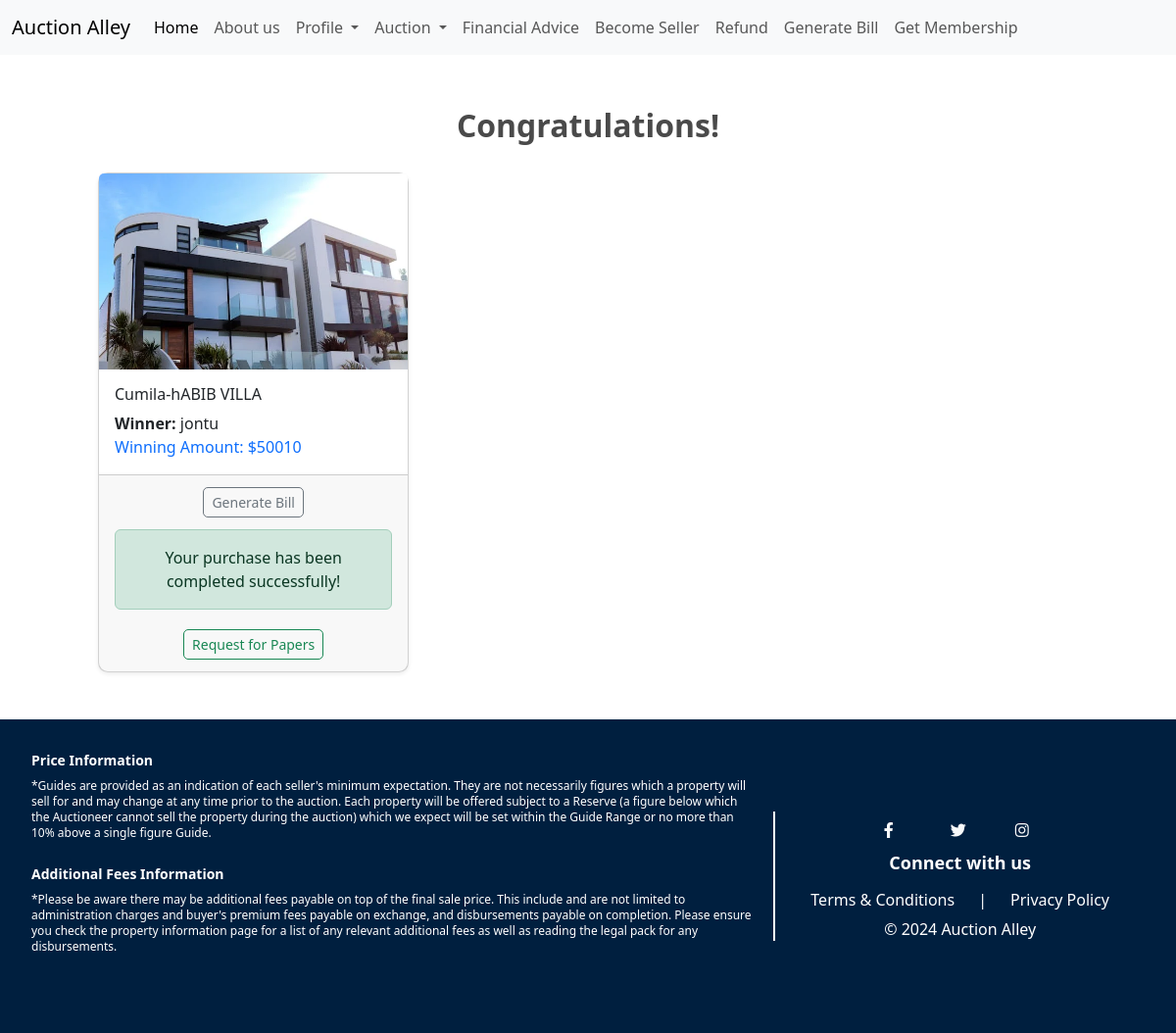
The app's page /winner-bid-profile/ (signed in), older data.
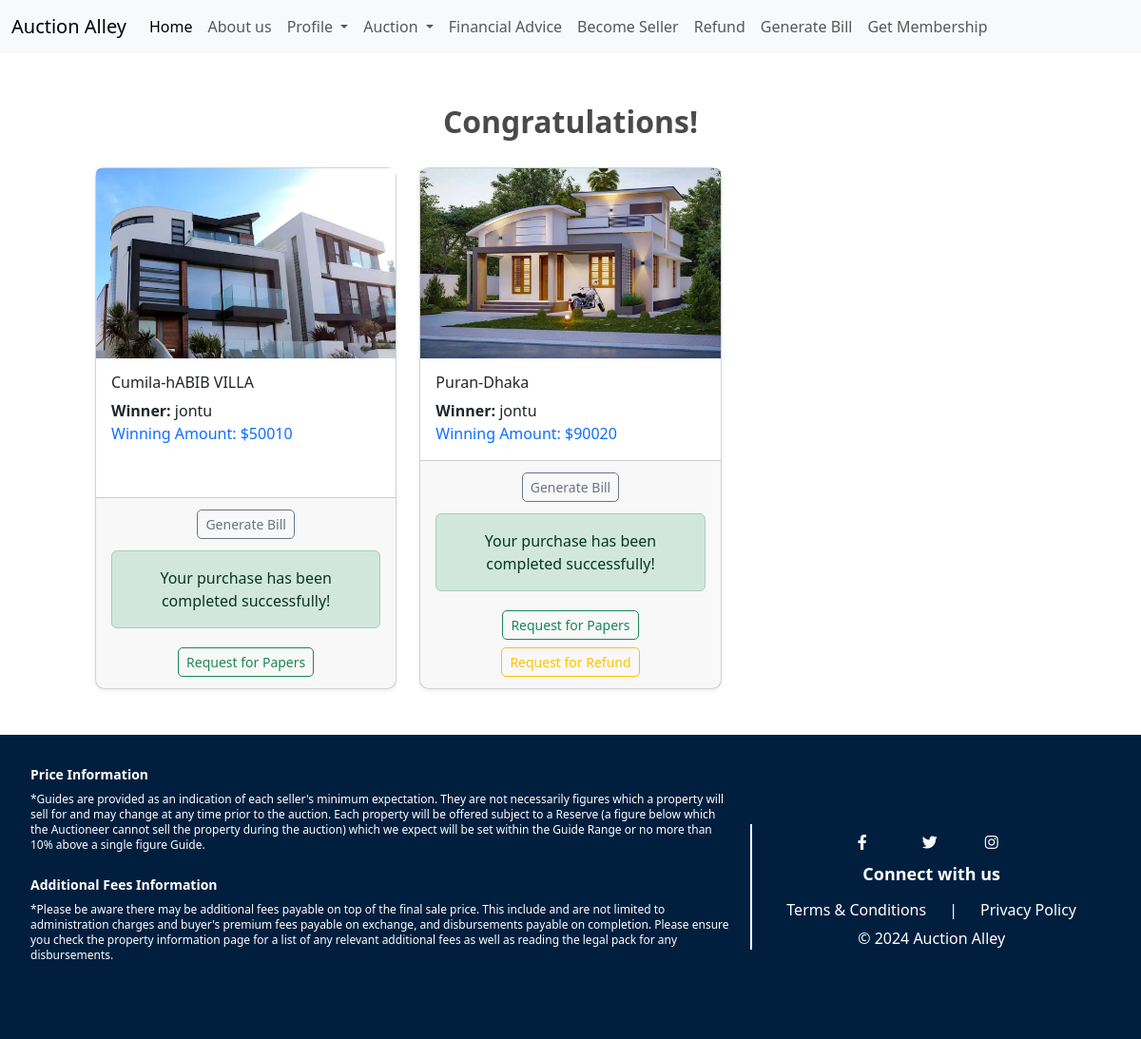
The same page, newer data.
### Dashboard/models.py (models this page shows, shortened)
class Auction(models.Model):
    title = models.CharField(max_length=64)
    description = models.TextField(max_length=512)
    address = models.CharField(max_length=255)
    starting_bid = models.IntegerField()
    current_bid = models.IntegerField(default=0)
    current_bid_by = models.ForeignKey(User, on_delete=models.CASCADE,null=True, blank=True, related_name='bids_made')
    category = models.ForeignKey(Category, on_delete=models.CASCADE, related_name="auction_category", blank=True, null=True)
    seller = models.ForeignKey(Seller, on_delete=models.CASCADE, related_name="auction_seller")
    creation_date = models.DateTimeField(blank=True, null=True)
    end_time = models.DateTimeField(blank=True, null=True)
    house_size = models.IntegerField(null=True, blank=True)
    image = models.ImageField(upload_to='images/auction_item_images/')
    winner = models.ForeignKey(User, related_name='won_auctions', on_delete=models.SET_NULL, null=True, blank=True)
    papers_confirmed = models.BooleanField(default=False)
    purchase_success = models.BooleanField(default=False)
    start_time = models.DateTimeField(default=timezone.now)
    refund_requested = models.BooleanField(default=False)
    refund_requested_time = models.DateTimeField(null=True, blank=True)
    APPROVAL_CHOICES = [
        ('pending', 'Pending'),
        ('approved', 'Approved'),
        ('rejected', 'Rejected'),
    ]
    approval_status = models.CharField(max_length=10, choices=APPROVAL_CHOICES, default='pending')

### Dashboard/views.py (the view)
# urls.py: path('winner-bid-profile/', views.winner_bid_profile, name='winner_bid_profile'),
@login_required
def winner_bid_profile(request):
    user = request.user
    past_auctions = Auction.objects.filter(winner=user)
    is_winner = past_auctions.exists()  # Check if the user is a winner of any auction
    context = {
        'past_auctions': past_auctions,
        'is_winner': is_winner,
        'current_user': user,
    }
    return render(request, 'winner_bid_profile.html', context)

### Dashboard/templates/winner_bid_profile.html (shortened to what this page needs)
{% extends "basee.html" %}
{% block content %}
<div class="container my-5">
    {% if is_winner %}
        <div class="middle-title text-center mb-4">Congratulations!</div>
        <div class="row row-cols-1 row-cols-md-2 row-cols-lg-3 g-4">
            {% for auction in past_auctions %}
            <div class="col">
                <div class="card h-100 shadow-sm">
                    {% if auction.image %}
                    <img src="{{ auction.image.url }}" alt="{{ auction.title }} Image" class="card-img-top img-fluid">
                    {% endif %}
                    <div class="card-body">
                        <h5 class="card-title">{{ auction.title }}</h5>
                        <p class="card-text">
                            <strong>Winner:</strong> {{ auction.winner.username }}
                        </p>
                        <p class="card-text font-weight-bold text-primary">
                            Winning Amount: ${{ auction.current_bid }}
                        </p>
                    </div>
                    <div class="card-footer text-center">
                        {% if current_user == auction.winner %}
                            {% if auction.purchase_success %}
                                <a href="{% url 'dashboard:generate_pdf' auction_id=auction.id %}" class="btn btn-outline-secondary btn-sm my-1">Generate Bill</a>
                                <div class="alert alert-success mt-2" role="alert">
                                    Your purchase has been completed successfully!
                                </div>
                                <a href="{% url 'dashboard:request_papers' auction.id %}" class="btn btn-outline-success btn-sm my-1">Request for Papers</a>
                                {% if not auction.refund_requested %}
                                <a href="{% url 'dashboard:refund' %}?auction_id={{ auction.id }}" class="btn btn-outline-warning btn-sm my-1">Request for Refund</a>
                                {% endif %}
                            {% else %}
                                <a href="{% url 'dashboard:purchase_process' auction.id %}" class="btn btn-outline-primary btn-sm my-1">Apply for Purchase</a>
                            {% endif %}
                        {% endif %}
                    </div>
                </div>
            </div>
            {% endfor %}
        </div>
    {% else %}
        <div class="not-winner-message text-center mt-4 alert alert-warning">Sorry! <br> You are not a winner.</div>
    {% endif %}
</div>
{% endblock %}

Row changes from the older to the newer data that the page shows:
now on this page (row edited): Auction: image (picture), title "Puran-Dhaka", winner.username "jontu", current_bid "90020"
